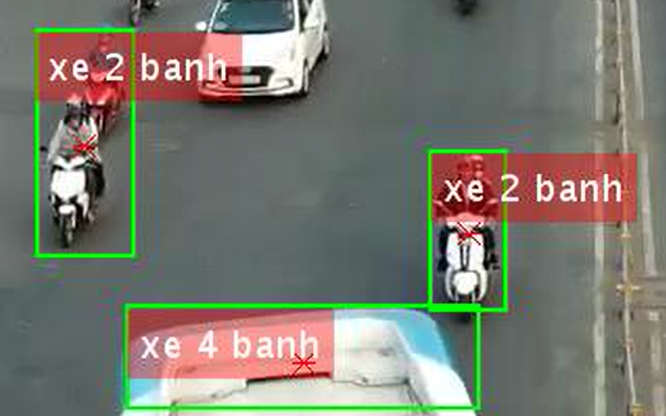
%> input picture Ketqua.png, 666 x 416 px
$ octave --eval "result = m_trichdactrung(imread('../../Ketqua.png'));"   (GNU Octave 9; MATLAB toolbox functions it lacks are replaced by stand-ins)
%> lines starting %> are read from the running program, lines starting %| are printed output that depends on the picture; in (x1, y1, x2, y2) boxes, pixels count from 0 and x2, y2 are one past the last pixel; in counts of white or black regions, pixels touching at a corner belong together; the program's own positions count from 1
function data = m_trichdactrung(img)
data1 = [];
dataHog =[];
dataHog_pool = [];
%% my method

[m n] = size(img);
%> m = 416; n = 1998
s1 = m/n;
%> s1 = 0.208

J = rgb2gray(img);
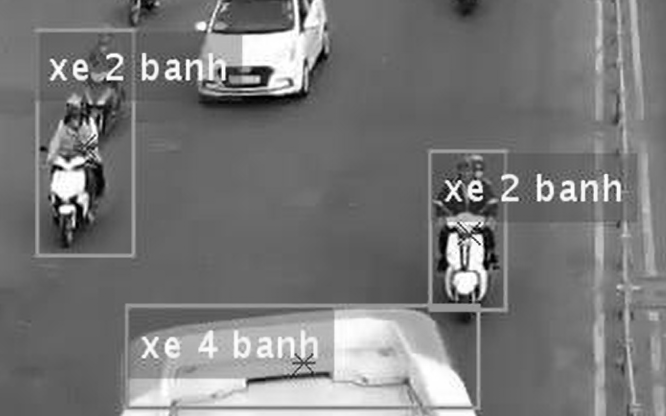
%> J: size 416x666 uint8; min 0, max 255, mean 120.6

% dilation
BW0 = im2bw(J,0.75);
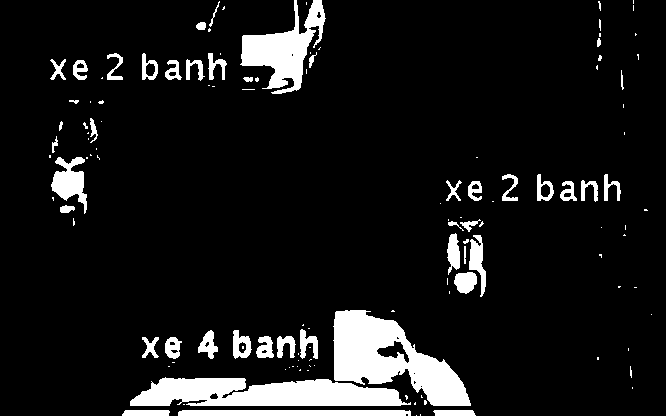
%> BW0: size 416x666 logical; 9.4% white; 127 white regions (81 under 20 px), largest, box (x1, y1, x2, y2) and area: (333, 310, 471, 406) 6638, (130, 377, 411, 406) 6026, (240, 0, 326, 94) 3464
se = strel('square',5);
BW0 = imdilate(BW0,se);
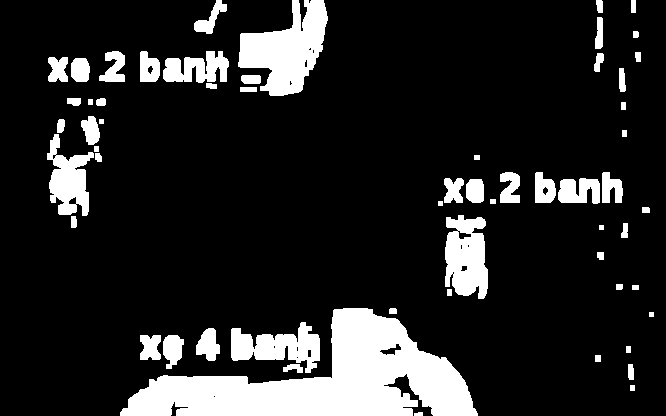
%> BW0: size 416x666 logical; 15% white; 59 white regions, largest, box (x1, y1, x2, y2) and area: (120, 308, 478, 416) 18247, (238, 0, 328, 96) 4883, (445, 215, 488, 299) 2792

% dilation
BW1 = edge(J,'sobel');
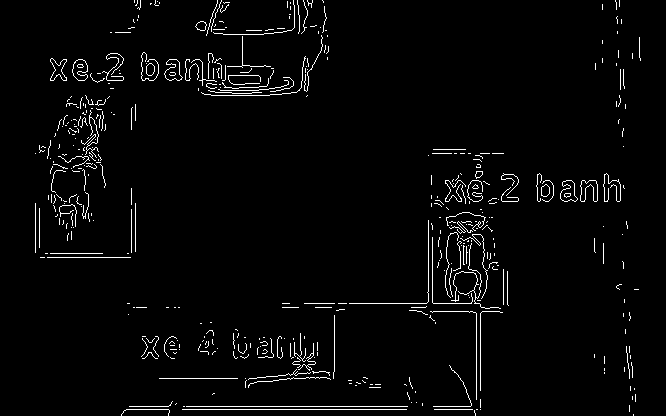
%> BW1: size 416x666 logical; 2.8% white in thin lines or dots
se = strel('square',5);
BW1 = imdilate(BW1,se);
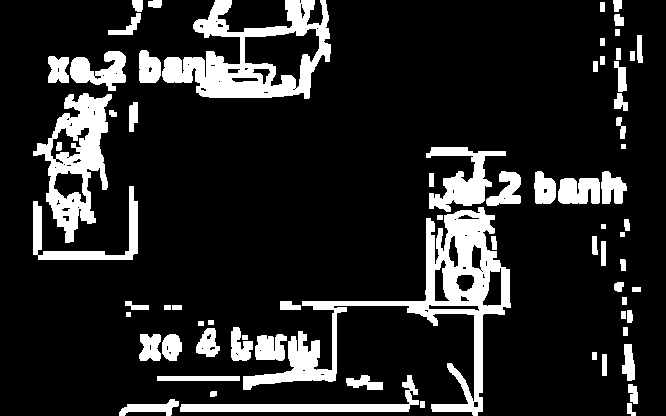
%> BW1: size 416x666 logical; 15% white; 71 white regions, largest, box (x1, y1, x2, y2) and area: (243, 207, 511, 416) 10345, (162, 0, 331, 99) 7074, (33, 93, 112, 243) 5005
%
BW2 = BW1 + BW0;
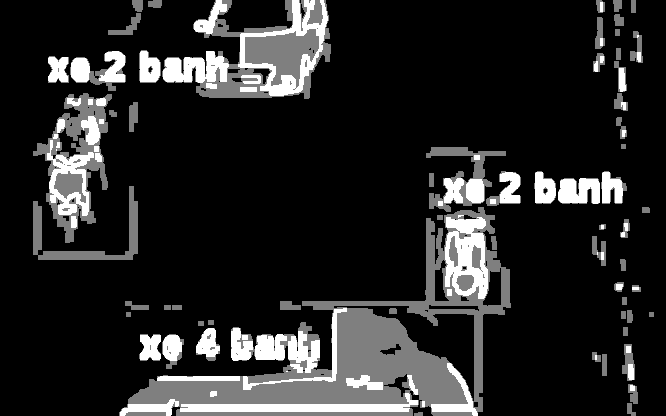
%> BW2: size 416x666 double; min 0, max 2, mean 0.299; drawn with min black and max white

area = bwarea(BW2);
%> area = 61032
s2 = area /(m*n);
%> s2 = 0.0734
data1 = [area s1*1000 s2*1000];
%> data1 = [61032 208.2 73.43]

%% using HOG
img = imresize(img,[60,40]);
img = im2bw(img,0.7);
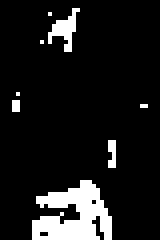
%> img: size 60x40 logical (shown 4 times larger); 10.5% white; 8 white regions (6 under 20 px), largest, box (x1, y1, x2, y2) and area: (8, 45, 28, 60) 191, (12, 2, 20, 13) 37
%> (the run ends here)
